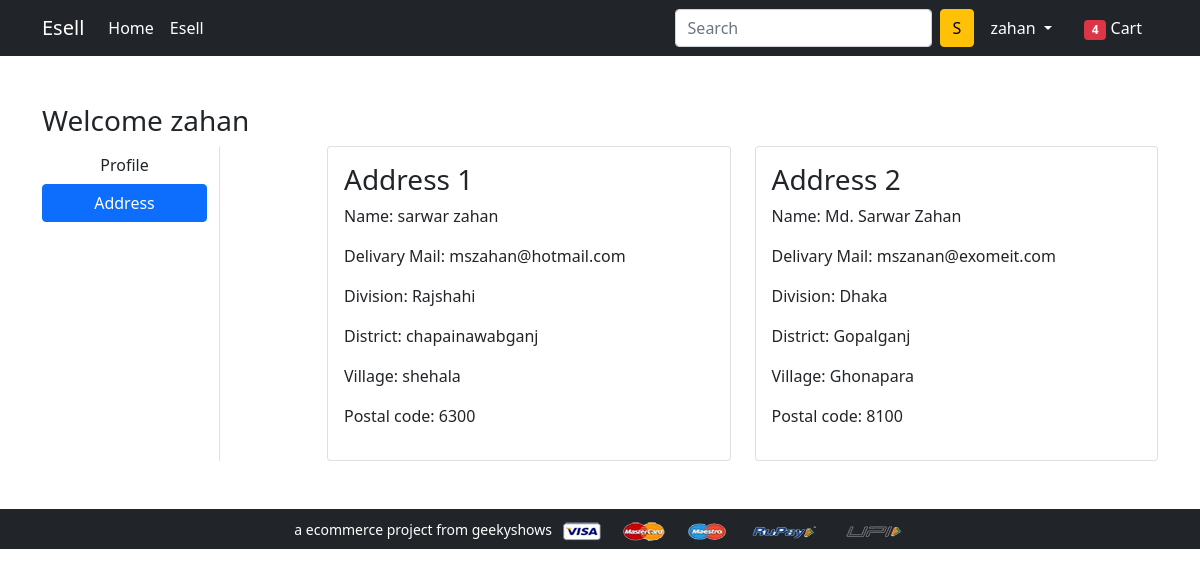
The app's page /address/ (signed in) with its own data.
### esell/models.py (models this page shows, shortened)
class Customer(models.Model):
    user = models.ForeignKey(User, on_delete=models.CASCADE)
    name = models.CharField(max_length=200)
    delivary_mail = models.EmailField(max_length=254)
    district = models.CharField( max_length=50)
    village = models.CharField(max_length=100)
    postal = models.IntegerField()
    division = models.CharField(choices=Division_CHOICES, max_length=50)

### esell/views.py (the view)
# urls.py: path('address/', views.address, name='address'),
@login_required
def address(request):
    addr = Customer.objects.filter(user=request.user)
    return render(request, 'esell/address.html', {'addr':addr})

### templates/esell/address.html (shortened to what this page needs)
{% extends 'esell/base.html' %}
{% load static %}
{% block main-content %}
<div class="container my-5">
 <div class="row">
 <h3>Welcome {{request.user}} </h3>
  <div class="col-sm-2 border-end">
   <ul class="list-unstyled">
    <li class="d-grid"><a href="{% url 'profile' %}" class="btn ">Profile</a></li>
    <li class="d-grid"><a href="{% url 'address' %}" class="btn btn-primary">Address</a></li>
   </ul>
  </div>
  <div class="col-sm-9 offset-sm-1">
   <div class="row">
    {% for add in addr %}
    <div class="col-sm-6">
     <div class="card">
      <div class="card-body">
       <h3>Address {{forloop.counter}} </h3>
       <p>Name: {{add.name}} </p>
       <p>Delivary Mail: {{add.delivary_mail}} </p>
       <p>Division: {{add.division}} </p>
       <p>District: {{add.district}} </p>
       <p>Village: {{add.village}} </p>
       <p>Postal code: {{add.postal}} </p>
      </div>
     </div>
    </div>
    {% endfor %}
   </div>
  </div>
 </div>
</div>
{% endblock main-content %}

### templates/esell/base.html (shortened to what this page needs)
<!doctype html>
{% load static %}
<html lang="en">
  <head>
    <link href="https://cdn.jsdelivr.net/npm/bootstrap@5.0.0-beta1/dist/css/bootstrap.min.css" rel="stylesheet">
    <link rel="stylesheet" href="{% static 'esell/css/owl.carousel.min.css' %}">
    <link rel="stylesheet" href="{% static 'esell/css/all.min.css' %}">
    <link rel="stylesheet" href="{% static 'esell/css/style.css' %}">
  </head>
  <body>
    <nav class="navbar navbar-expand-lg navbar-dark bg-dark">
     <div class="container">
       <a class="navbar-brand" href="/">Esell</a>
       <div class="collapse navbar-collapse" id="navbarSupportedContent">
         <ul class="navbar-nav me-auto mb-2 mb-lg-0">
           <li class="nav-item">
             <a class="nav-link active" aria-current="page" href="/">Home</a>
           </li>
           <li class="nav-item">
            <a class="nav-link active" aria-current="page" href="/esell/">Esell</a>
          </li>
         </ul>
         <form class="d-flex">
           <input class="form-control me-2" type="search" placeholder="Search" aria-label="Search">
           <button class="btn btn-warning" type="submit">S</button>
         </form>
         <div>
          <ul class="navbar-nav me-auto mb-2 mb-lg-0">
            {% if request.user.is_authenticated %}
           <li class="nav-item dropdown mx-2">
              <a class="nav-link dropdown-toggle text-white" href="#" id="profileDropdown" role="button" data-bs-toggle="dropdown" aria-expanded="false">
                {{request.user.username}}
              </a>
            </li>
            <li class="nav-item mx-2">
             <a href="{% url 'show-cart' %}" class="nav-link text-white"><span class="badge bg-danger">4</span> Cart </a>
            </li>
            {% endif %}
          </ul>
         </div>
       </div>
     </div>
    </nav>
    {% block main-content %} {% endblock main-content %}
    <footer class="container-fluid bg-dark text-center p-2 mt-5">
        <small class="text-white">a ecommerce project from geekyshows </small>
        <img src="{% static 'esell/images/payment.png' %}" alt="" srcset="" class="img-fluid" height="2px">
    </footer>
  </body>
</html>

### records on screen
Customer: name "sarwar zahan", delivary_mail "mszahan@hotmail.com", division "Rajshahi", district "chapainawabganj", village "shehala", postal "6300"
Customer: name "Md. Sarwar Zahan", delivary_mail "mszanan@exomeit.com", division "Dhaka", district "Gopalganj", village "Ghonapara", postal "8100"

### other values on screen
{{ request.user.username }} "zahan"
{{ request.user }} "zahan"
